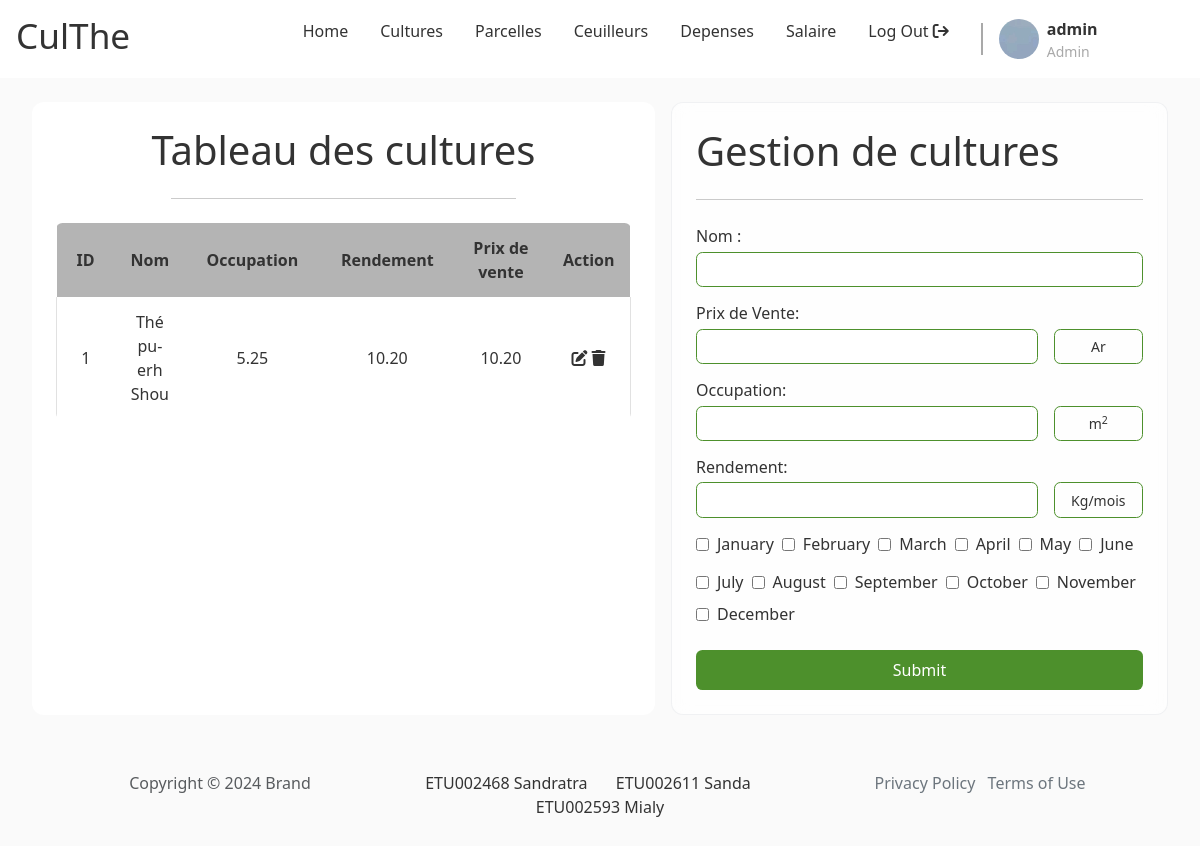
The app's page /pages/admin/main.php?page=the (signed in) with its own data.
### tables this page shows
CREATE TABLE culthe_variete_the(
    id INT PRIMARY KEY AUTO_INCREMENT,
    nom VARCHAR(50) NOT NULL,
    occupation DECIMAL(10,2) NOT NULL,
    rendement DECIMAL(10,2) NOT NULL,
    CHECK(occupation > 0 AND rendement > 0)
);

### inc/connexion.php (called while the page is built)
<?php
    function dbconnect(){
        static $connect = null;
        if ($connect===null) {
            $connect = mysqli_connect('172.20.0.167','ETU002468','IGUAHu7qSHWS','db_p16_ETU002468');
        }
        return $connect;
    }

### inc/admin/function_variete_the.php (called while the page is built, shortened)
<?php
    function get_all_variete_the(){
        $request = "SELECT * FROM culthe_variete_the";
        $temp = mysqli_query(dbconnect(),$request);
        $result = [];
        while($donne = mysqli_fetch_array($temp)){
            $result[] = $donne;
        }
        return $result;
    }
?>

### pages/admin/the.php (the view, shortened to what this page needs)
<?php
    $list_variete_the = get_all_variete_the();
    $months = array("January", "February", "March", "April", "May", "June", "July", "August", "September", "October", "November", "December");
?>
<div class="body double-col">
        <section class="left">
            <h1 class="section__title">Tableau des cultures</h1>
            <hr class="section__sep">
            <div class="section__content">
                <table id="table">
                    <tr>
                        <th class="id number">ID</th>
                        <th class="name">Nom</th>
                        <th class="occupation">Occupation</th>
                        <th class="rendement">Rendement</th>
                        <th class="rendement">Prix de vente</th>
                        <th>Action</th>
                    </tr>
                    <?php for($i=0; $i<count($list_variete_the); $i++){ ?>
                    <tr>
                        <td class="id number"><?php echo($list_variete_the[$i]['id']); ?></td>
                        <td class="surface"><?php echo($list_variete_the[$i]['nom']); ?></td>
                        <td class="name"><?php echo($list_variete_the[$i]['occupation']); ?></td>
                        <td class="rendement"><?php echo($list_variete_the[$i]['rendement']); ?></td>
                        <td class="rendement"><?php echo($list_variete_the[$i]['rendement']); ?></td>
                        <td>
                            <a href="#" class="edit-btn"><i class="fa fa-edit"></i></a>
                            <a href="#" class="delete-btn"><i class="fa fa-trash"></i></a>
                        </td>
                    </tr>
                <?php } ?>
                </table>
            </div>
        </section>
        <section class="right">
            <form action="../../handler/admin/the_handler.php" method="post" id="login-form" class="form">
                <h1 class="form__title">Gestion de cultures</h1>
                <hr class="form__sep">
                <div class="form__content">
                    <div class="form__input vertical">
                        <label for="nom" class="form__label">Nom : </label>
                        <div>
                            <input type="text" name="nom" id="nom" class="form__input-field" />
                        </div>
                    </div>
                    <div class="form__input vertical">
                            <label for="prix_vente" class="form__label">Prix de Vente:</label>
                            <div>
                                <input type="number" name="prix_vente" id="prix_vente" class="form__input-field" />
                                <span class="form__input-field unit">Ar</span>
                            </div>
                    </div>
                    <div class="form__input vertical">
                        <label for="occupation" class="form__label">Occupation:</label>
                        <div>
                            <input type="number" name="occupation" id="occupation" class="form__input-field" />
                            <span class="form__input-field unit">m<sup>2</sup></span>
                        </div>
                    </div>
                    <div class="form__input vertical">
                        <label for="rendement" class="form__label">Rendement:</label>
                        <div>
                            <input type="number" name="rendement" id="rendement" class="form__input-field" />
                            <span class="form__input-field unit">Kg/mois</span>
                        </div>
                    </div>
                    <div class="form__input horizontal">
                        <?php for($i = 0; $i < 6; $i++){ ?>
                            <input type="checkbox" name="<?php echo strtolower($months[$i]); ?>" id="<?php echo strtolower($months[$i]); ?>" class="form__input-field" />
                            <label for="<?php echo strtolower($months[$i]); ?>" class="form__label"><?php echo $months[$i] ?></label>
                        <?php } ?>
                    </div>
                    <div class="form__input horizontal">
                        <?php for($i = 6; $i < 12; $i++){ ?>
                            <input type="checkbox" name="<?php echo strtolower($months[$i]); ?>" id="<?php echo strtolower($months[$i]); ?>" class="form__input-field" />
                            <label for="<?php echo strtolower($months[$i]); ?>" class="form__label"><?php echo $months[$i]; ?></label>
                        <?php } ?>
                    </div>
                </div>
                <button type="submit" class="form__submit btn" id="form__submit-btn">Submit</button>
            </form>
        </section>
    </div>

### assets/css/index.css (style rules this page uses)
:root { --primary: white; --secondary: lightgray; --accent: #4d902c; --text--main: #333333; --text--muted: darkgray; --text--100: .875rem; --text--300: 1rem; --text--500: 2.2rem; --border--soft: .4rem; --bg: rgb(250,250, 250); font-size: 1em; box-sizing: border-box; }
*, *::before, *::after { box-sizing: inherit; margin: 0; padding: 0; color: var(--text--main); text-decoration: none; }
html { color: var(--text--main); font-family: system-ui, -apple-system, BlinkMacSystemFont, 'Segoe UI', Roboto, Oxygen, Ubuntu, Cantarell, 'Open Sans', 'Helvetica Neue', sans-serif; }
body { min-height: 100vh; }
body>*+* { margin-top: 1.5rem; }
.btn { padding: .5rem 1rem; border: none; border-radius: var(--border--soft); background-color: var(--accent); }

### assets/css/form.css (style rules this page uses)
.form { padding: 1.5rem; border-radius: var(--border--soft); backdrop-filter: blur(10px) saturate(180%); -webkit-backdrop-filter: blur(10px) saturate(180%); background-color: rgba(255, 255, 255, 0.7); border-radius: 12px; border: 1px solid rgba(209, 213, 219, 0.3); }
.form>*+* { margin-top: 1.5rem; }
.form__title { margin: 0; }
.form__content>*+* { margin-top: .875rem; }
.form__input.vertical { display: flex; flex-direction: column; gap: .2rem; width: 100%; }
.form__input.horizontal { display: flex; align-items: center; gap: .5rem; flex-wrap: wrap; max-width: 100%; }
.form__input > div { display: flex; align-items: center; gap: 1rem; width: 100%; }
.form__input > div > * { flex-grow: 1; }
.form__input > div > .unit { flex-grow: 0; flex-basis: 20%; text-align: center; }
.form__input-field { padding: .4rem .8rem; border: 1px solid var(--accent); border-radius: var(--border--soft); font-size: var(--text--100); }
.form__submit { display: block; width: 100%; color: white; }

### assets/css/home.css (style rules this page uses)
body { background-color: var(--bg); }

### assets/css/layout.css (style rules this page uses)
.body { margin-left: 2rem; margin-right: 2rem; }
.double-col { display: flex; gap: 1rem; }
.double-col>*>*+* { margin-top: 1.5rem; }
.double-col .left { flex-basis: 65%; }
.double-col .right { flex-grow: 1; }
.left { padding: 1.5rem; border-radius: 12px; background-color: white; }
.left .section__title { text-align: center; }
.left .section__sep { width: 60%; margin-left: auto; margin-right: auto; }
.left table { overflow: hidden; border-spacing: 0; width: 100%; margin: auto auto; border-radius: var(--border--soft); border-bottom: 1px solid rgb(225, 225, 225); }
.left th, .left td { padding: .8rem 1rem; text-align: center; }
.left th { background-color: rgb(180, 180, 180); }
.left td:first-child { border-left: 1px solid rgb(225, 225, 225); }
.left td:last-child { border-right: 1px solid rgb(225, 225, 225); }
.left tr:last-child td, .left tr:not(:first-child) td { border-bottom: 1px solid rgb(225, 225, 225); }
.left .id { width: 15%; text-align: center; }
.left .occupation, .left .rendement { width: 30%; text-align: center; }
.left .name, .left .date { text-align: center; }

### records on screen
culthe_variete_the: id "1", nom "Thé pu-erh Shou", occupation "5.25", rendement "10.20"

### other values on screen
$_SESSION['user']['username'] "admin"
$months[$i] "January"
$months[$i] "February"
$months[$i] "March"
$months[$i] "April"
$months[$i] "May"
$months[$i] "June"
$months[$i] "July"
$months[$i] "August"
$months[$i] "September"
$months[$i] "October"
$months[$i] "November"
$months[$i] "December"
